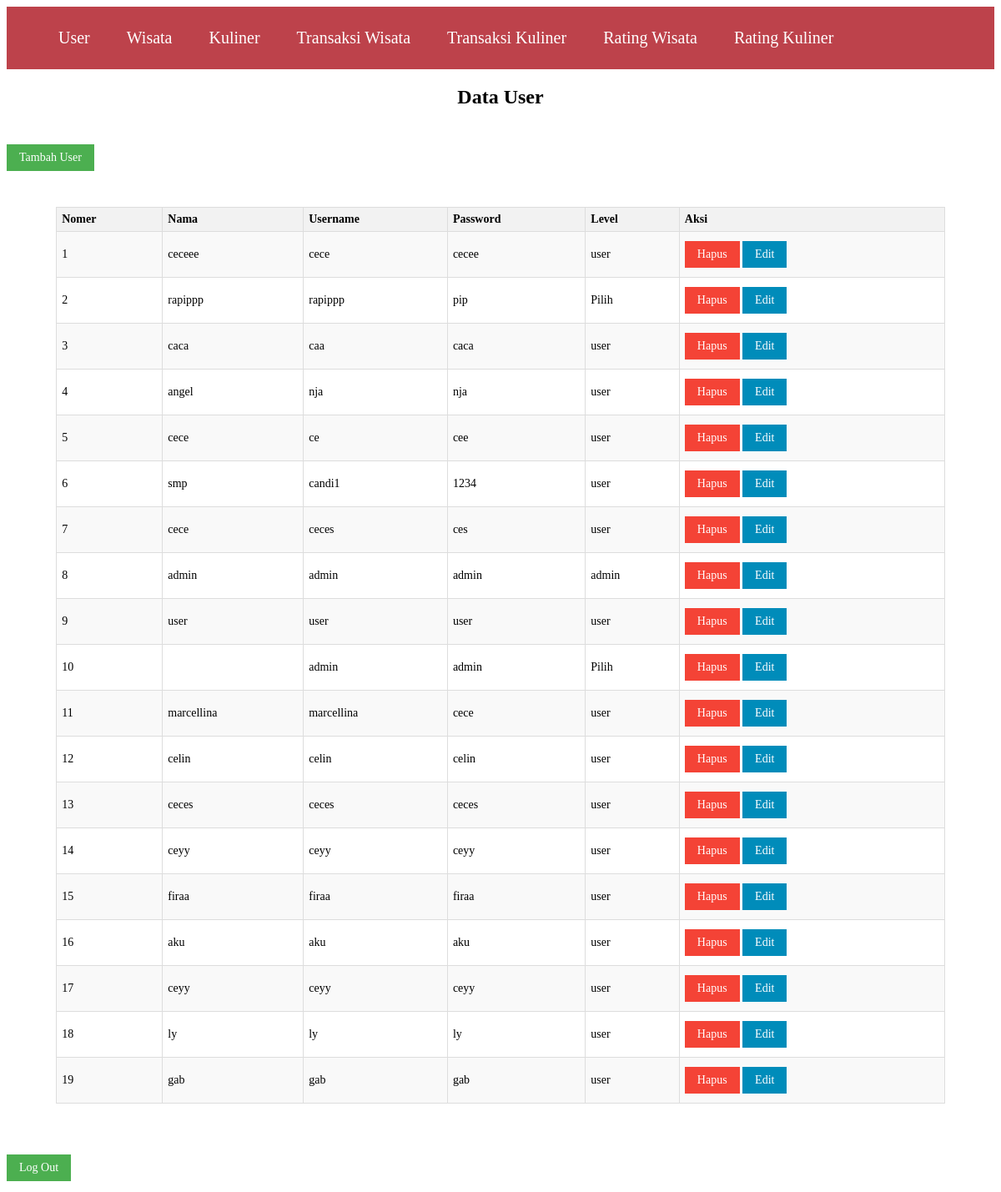
Page /admin/user/index.php on the committed database.
### tables this page shows
CREATE TABLE `user` (
  `nama` varchar(50) NOT NULL,
  `ID` int(11) NOT NULL,
  `username` varchar(50) NOT NULL,
  `password` varchar(50) NOT NULL,
  `level` varchar(50) NOT NULL
);

### admin/user/index.php (the view, shortened to what this page needs)
<!DOCTYPE html>
<html lang="en">
<head>
    <link rel="stylesheet" href="../tabell.css">
    <link rel="stylesheet" href="https://unpkg.com/boxicon@latest/css/boxicons.min.css">
</head>
<body>
<header>
        <ul class="navbar">
            <a href="/Project UKL/admin/user/index.php">User</a>
            <a href="/Project UKL/admin/wisata/index.php">Wisata</a>
            <a href="/Project UKL/admin/kuliner/index.php">Kuliner</a>
            <a href="/Project UKL/admin/transaksi/index.php">Transaksi Wisata</a>
            <a href="/Project UKL/admin/transaksi/index.php">Transaksi Kuliner</a>
            <a href="/Project UKL/admin/transaksi/index.php">Rating Wisata</a>
            <a href="/Project UKL/admin/transaksi/index.php">Rating Kuliner</a>
        </ul>
</header>
    <section class="user">
    <h1 class="heading">Data User</h1>
    <br>
        <a href="../../register.php" class="btn">Tambah User</a>
        <br>
        <br>
        <table border="1" class="table">
            <tr>
                <th>Nomer</th>
                <th>Nama</th>
                <th>Username</th>
                <th>Password</th>
                <th>Level</th>
                <th>Aksi</th>
            </tr>
            <?php
            include '../../koneksi.php';
            $query_mysql = mysqli_query($mysqli, "SELECT * FROM user") or die(mysqli_error($mysqli));
            $nomor = 1;
            while($data = mysqli_fetch_array($query_mysql)) {
            ?>
            <tr>
                <td><?php echo $nomor++; ?></td>
                <td><?php echo $data['nama']; ?></td>
                <td><?php echo $data['username']; ?></td>
                <td><?php echo $data['password']; ?></td>
                <td><?php echo $data['level']; ?></td>
                <td><a href="delete_user.php?id=<?php echo $data['ID']; ?>" class="btn-delete">Hapus</a>
                <a href="edit_user.php?id=<?php echo $data['ID']; ?>" class="btn-edit">Edit</a></td>
            </tr>
            <?php } ?>
        </table>
        <br>
        <br>
    <a href="../../login.php" class="btn">Log Out</a>
    </section>
</body>
</html>

### admin/tabell.css (style rules this page uses)
header { position: flex; top: 0; right: 0; width: 100%; z-index: 1000; display: flex; align-items: center; justify-content: space-between; background: transparent; padding: 30px 18%; transition: ease .40s; background-color: #BD424B; margin: 0; padding: 0; }
.navbar { display: flex; }
.navbar a { color: #fff; font-size: 20px; font-weight: 500; padding: 10px 22px; border-radius: 4px; transition: ease .40s; text-decoration: none; }
.heading { text-align: center; margin-top: 20px; font-size: 24px; }
.btn, .btn-delete, .btn-edit { display: inline-block; padding: 8px 15px; margin: 5px 0; font-size: 14px; text-align: center; text-decoration: none; cursor: pointer; }
.btn { background-color: #4CAF50; color: white; }
.btn-delete { background-color: #f44336; color: white; }
.btn-edit { background-color: #008CBA; color: white; }
.table { width: 90%; margin: 20px auto; border-collapse: collapse; font-size: 14px; }
.table th, .table td { border: 1px solid #ddd; padding: 6px; text-align: left; }
.table th { background-color: #f2f2f2; color: black; }
.table tr:nth-child(even) { background-color: #f9f9f9; }

### rows in the picture
user: nama "ceceee", username "cece", password "cecee", level "user"
user: nama "rapippp", username "rapippp", password "pip", level "Pilih"
user: nama "caca", username "caa", password "caca", level "user"
user: nama "angel", username "nja", password "nja", level "user"
user: nama "cece", username "ce", password "cee", level "user"
user: nama "smp", username "candi1", password "1234", level "user"
user: nama "cece", username "ceces", password "ces", level "user"
user: nama "admin", username "admin", password "admin", level "admin"
user: nama "user", username "user", password "user", level "user"
user: username "admin", password "admin", level "Pilih"
user: nama "marcellina", username "marcellina", password "cece", level "user"
user: nama "celin", username "celin", password "celin", level "user"
user: nama "ceces", username "ceces", password "ceces", level "user"
user: nama "ceyy", username "ceyy", password "ceyy", level "user"
user: nama "firaa", username "firaa", password "firaa", level "user"
user: nama "aku", username "aku", password "aku", level "user"
user: nama "ceyy", username "ceyy", password "ceyy", level "user"
user: nama "ly", username "ly", password "ly", level "user"
user: nama "gab", username "gab", password "gab", level "user"
